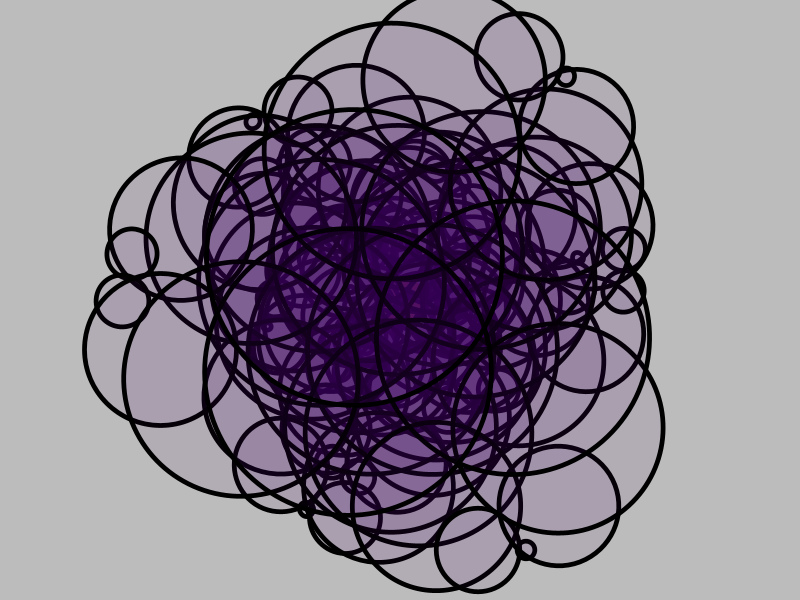
Frame 1 (no input)
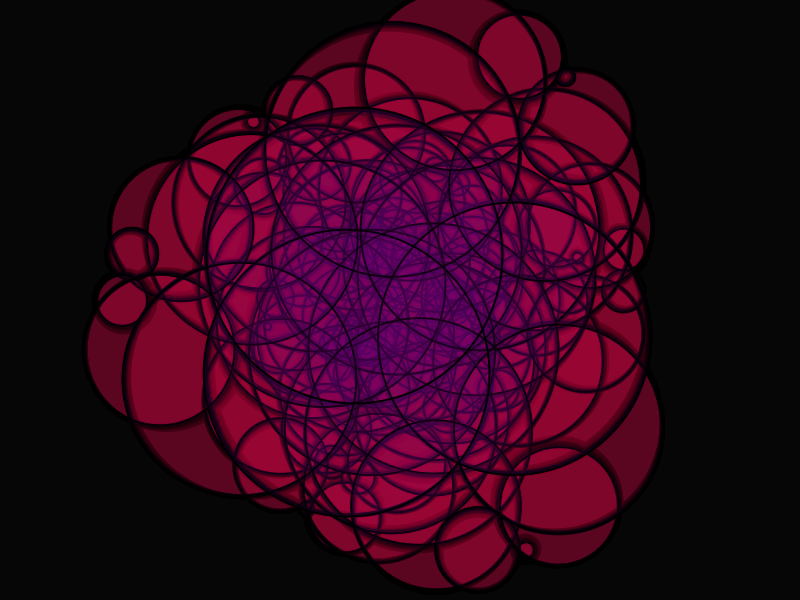
Frame 60 (the mouse pressed at the canvas centre just before this capture)
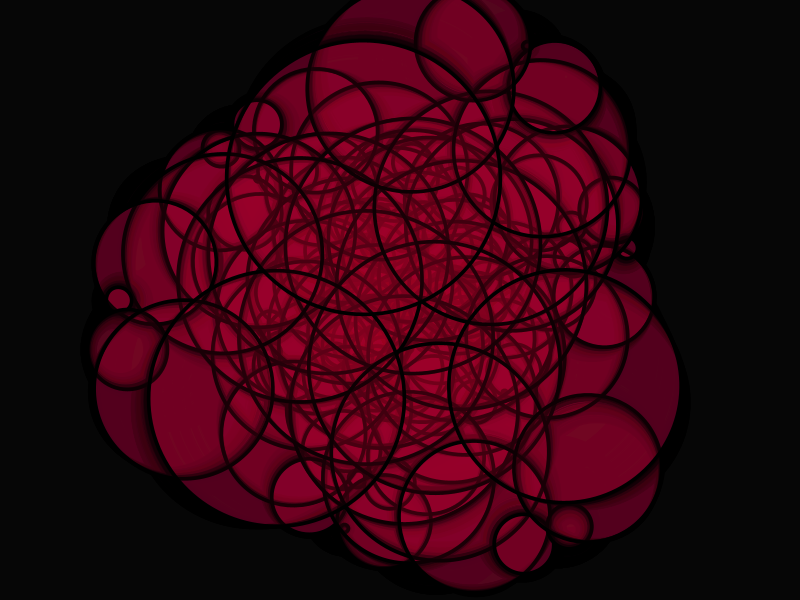
Frame 120 (the mouse held since frame 60 and released just before this capture)

The Processing sketch that drew these frames (run headless with seeded random() and noise(); from frame 60 on, the mouse is pressed at the canvas centre):

// Processing sketch: processing_46649
// ── processing_46649.pde


float a = 0.0;
float inc = TWO_PI/50.0;

void setup() {
  size (800, 600);
  smooth();
  frameRate(120);
  
}



void draw() {

  noStroke();
  fill(0, 0, 0, 20);
  rect(0, 0, width, height);
  
 fill(random(255),random(5),0, 127);
  ellipse (width/2, height/2, 50,50);
  
  translate (width/2, height/2); 
  
  stroke(0);
  strokeWeight(random(5));
  fill(random(255), 0, random(127), 20);
  for (int i=0; i<300; i=i+2) {
  float s;
  s = i*cos(a);
    ellipse(i*sin(a), 50, s, s);
    a = a + inc;
    rotate (90);
  }
}
